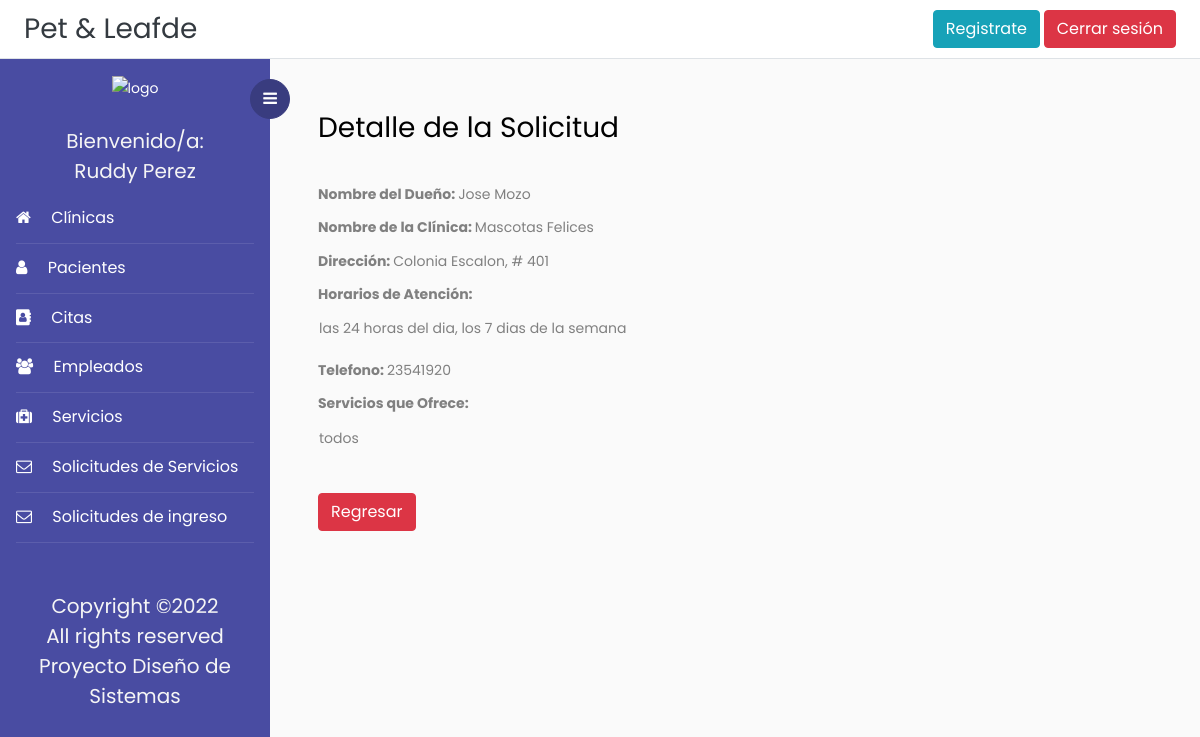
The page /detalleSolicitud/2 (signed in) on the database its author committed.
### Veterinaria/models.py (models this page shows, shortened)
class Solicitudes(models.Model):
    solicitante = models.CharField(max_length=100, validators=[solo_Letras])
    nombreClinica = models.CharField(max_length=100, validators=[solo_Letras])
    direccionClinica = models.CharField(max_length=500)
    horariosClinica = models.CharField(max_length=500)
    telefonoClinica = models.CharField(max_length=10, help_text="####-####", validators=[formato_Telefono])
    serviciosClinica = models.CharField(max_length=500)

### Veterinaria/views.py (the view)
# urls.py: path('detalleSolicitud/<int:pk>', login_required(DetalleSolicitud.as_view()), name='detalle_solicitud'),
class DetalleSolicitud(DetailView):
    model = Solicitudes
    template_name = 'Plantillas/detalleSolicitud.html'
    form_class = SolicitudForm
    context_object_name = 'solicitud'

### Veterinaria/templates/Plantillas/detalleSolicitud.html
{% extends 'base.html' %}
{% block content %}
<div>
    <h3>Detalle de la Solicitud</h3>
</div>
<br>
<div>
    <B><label>Nombre del Dueño: </label>  </B>  {{solicitud.solicitante}}
</div>
<div>
    <B><label>Nombre de la Clínica: </label>  </B>  {{solicitud.nombreClinica}}
</div>
<div>
    <B><label>Dirección: </label>  </B>  {{solicitud.direccionClinica}}
</div>
<div>
   <B> <label>Horarios de Atención: </label></B><br>
    <table>
        <tr>
            <td width="800">
                <p>{{solicitud.horariosClinica}}</p>
            </td>
        </tr>
    </table>
</div>
<div>
   <B> <label>Telefono: </label>  </B>  {{solicitud.telefonoClinica}}
</div>
<div>
   <B> <label>Servicios que Ofrece: </label></B><br>
    <table>
        <tr>
            <td width="800">
                <p>{{solicitud.serviciosClinica}}</p>
            </td>
        </tr>
    </table>
</div>
<br>
<div>
    <a href="{% url 'listado_solicitudes' %}" class="btn btn-danger">Regresar</a>
</div>
{% endblock content%}

### Veterinaria/templates/base.html (shortened to what this page needs)
<!doctype html>
<html lang="en">
  <head>
	<link rel="stylesheet" href="https://cdnjs.cloudflare.com/ajax/libs/select2/4.0.13/css/select2.min.css" />
    <link rel="stylesheet" href="https://cdn.jsdelivr.net/bxslider/4.2.12/jquery.bxslider.css">
	<link rel="stylesheet" href="https://stackpath.bootstrapcdn.com/font-awesome/4.7.0/css/font-awesome.min.css">
    {% load static %}
	<link rel="stylesheet" href="{% static 'css/style.css' %}">
    <link href='https://api.mapbox.com/mapbox-gl-js/v2.3.1/mapbox-gl.css' rel='stylesheet' />
  </head>
  <body>
		{% block navbar %}
	  <div class="d-flex flex-column flex-md-row align-items-center p-2 px-md-4 bg-white border-bottom box-shadow">
      <h3 class="my-0 mr-md-auto font-weight-normal" ><a class="text-dark" href="{% url 'index' %}">Pet & Leafde</a></h3>
	  <a class="btn btn-info" href="{% url 'registro'%}">Registrate</a>&nbsp;
	  {% if request.user.is_authenticated %}
      <a class="btn btn-danger" href="{% url 'logout' %}">Cerrar sesión</a>
	  {% else %}
	  <a class="btn btn-success" href="{% url 'login' %}">Iniciar sesión</a>
	  {% endif %}
    </div>
		<div class="wrapper d-flex align-items-stretch">
			<nav id="sidebar">
				<div class="custom-menu">
					<button type="button" id="sidebarCollapse" class="btn btn-primary">
	          <i class="fa fa-bars"></i>
	        </button>
        </div>
				<div class="p-3">
        <div class="contenedor_logo" align="center">
            <img  class="logo"  src="{% static 'images/logo.png'%}" alt="logo">
        </div>&nbsp;
			{% if request.user.is_authenticated %}
			<h5 style="color:whitesmoke;" class="my-0 mr-md-auto font-weight-normal" align ="center">Bienvenido/a:</h5>
			<h5 style="color:whitesmoke;" align ='center'>{{user.first_name}} {{user.last_name}}</h5>
	        <ul class="list-unstyled components mb-5">
	          <li class="active">
	            <a href="{% url 'listar_clinica' %}"><span class="fa fa-home mr-3"></span> Clínicas</a>
	          </li>
	          <li class="active">
	            <a href="{% url 'listado_pacientes' %}"><span class="fa fa-user mr-3"></span> Pacientes</a>
	          </li>
	          <li class="active">
              <a href="{% url 'listado_citas' %}"><span class="fa fa-address-book mr-3"></span> Citas</a>
	          </li>
	          <li class="active">
              	<a href="{% url 'listado_empleados' %}"><span class="fa fa-users mr-3"></span> Empleados</a>
	          </li>
			  <li class="active">
              	<a href="{% url 'listado_servicios' %}"><span class="fa fa-medkit mr-3"></span> Servicios</a>
	          </li>
			  <li class="active">
              	<a href="{% url 'listado_solicitud_servicio' %}"><span class="fa fa-envelope-o mr-3"></span> Solicitudes de Servicios</a>
	          </li>
			  <li class="active">
				<a href="{% url 'listado_solicitudes' %}"><span class="fa fa-envelope-o mr-3"></span> Solicitudes de ingreso</a>
			</li>
			</ul>
			{% endif %}
	        <div class="footer">
	        	<h5 align="center" style="color:whitesmoke;">
						  Copyright &copy;<script>document.write(new Date().getFullYear());</script><br>
						  All rights reserved <br> Proyecto Diseño de Sistemas
	        </div>
	      </div>
    	</nav>
        {% endblock navbar%}
      <div id="content" class="p-4 p-md-5 pt-5">
	  {% block content %}{% endblock content%}
  </body>
</html>

### rows shown on the page
Solicitudes: solicitante "Jose Mozo", nombreClinica "Mascotas Felices", direccionClinica "Colonia Escalon, # 401", horariosClinica "las 24 horas del dia, los 7 dias de la semana", telefonoClinica "23541920", serviciosClinica "todos"

### other values the page prints
{{ user.first_name }} "Ruddy"
{{ user.last_name }} "Perez"
